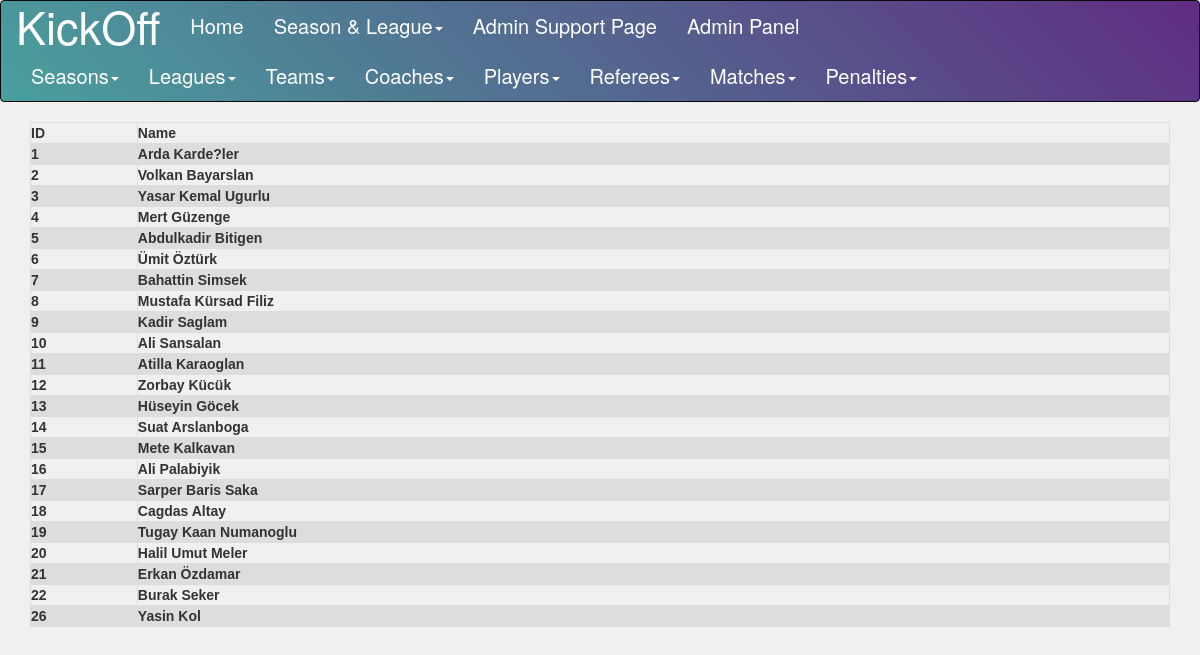
/project/refereeList.php, run on the app's committed database.
### tables this page shows
CREATE TABLE `referee` (
  `rid` int(11) NOT NULL,
  `rname` varchar(60) DEFAULT NULL
);

### project/refereeList.php (the view, shortened to what this page needs)
<!DOCTYPE html>
<html lang="en">
<head>
</head>
<body>
    <?php include "AdminPanelPage.php" ?>
    <div class="container">
        <table>
            <tr>
                <th> ID </th>
                <th> Name </th>
            </tr>
            <?php
        $sql_statement = "SELECT * FROM referee";
        $result = mysqli_query($db, $sql_statement);
        while ($row = mysqli_fetch_assoc($result)) {
            $referee_id = $row['rid'];
            $referee_name = $row['rname'];
            echo "<tr>" . "<th>" . $referee_id . "</th>" . "<th>" . $referee_name . "</th>" . "</tr>";
        }
        ?>
    </div>
</body>
</html>

### project/refereeList.php (style rules this page uses)
.container { text-align: center; }
table { font-family: arial, sans-serif; border-collapse: collapse; width: 100%; }
td, th { border: 1px solid #dddddd; text-align: left; padding: 8px; }
tr:nth-child(even) { background-color: #dddddd; }

### project/AdminPanelPage.php (style rules this page uses)
body { background: rgb(240,240,240); }

### data on the page
referee: rid "1", rname "Arda Karde?ler"
referee: rid "2", rname "Volkan Bayarslan"
referee: rid "3", rname "Yasar Kemal Ugurlu"
referee: rid "4", rname "Mert Güzenge"
referee: rid "5", rname "Abdulkadir Bitigen"
referee: rid "6", rname "Ümit Öztürk"
referee: rid "7", rname "Bahattin Simsek"
referee: rid "8", rname "Mustafa Kürsad Filiz"
referee: rid "9", rname "Kadir Saglam"
referee: rid "10", rname "Ali Sansalan"
referee: rid "11", rname "Atilla Karaoglan"
referee: rid "12", rname "Zorbay Kücük"
referee: rid "13", rname "Hüseyin Göcek"
referee: rid "14", rname "Suat Arslanboga"
referee: rid "15", rname "Mete Kalkavan"
referee: rid "16", rname "Ali Palabiyik"
referee: rid "17", rname "Sarper Baris Saka"
referee: rid "18", rname "Cagdas Altay"
referee: rid "19", rname "Tugay Kaan Numanoglu"
referee: rid "20", rname "Halil Umut Meler"
referee: rid "21", rname "Erkan Özdamar"
referee: rid "22", rname "Burak Seker"
referee: rid "26", rname "Yasin Kol"
